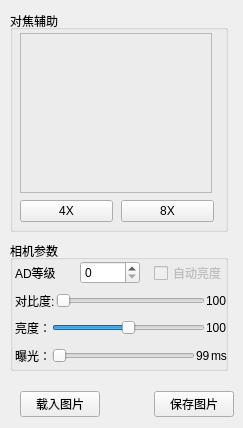
   <widget class="QWidget" name="tab_2">
    <attribute name="title">
     <string>图像</string>
    </attribute>
    <widget class="QGroupBox" name="groupBox_2">
     <property name="geometry">
      <rect>
       <x>10</x>
       <y>10</y>
       <width>218</width>
       <height>222</height>
      </rect>
     </property>
     <property name="minimumSize">
      <size>
       <width>0</width>
       <height>222</height>
      </size>
     </property>
     <property name="title">
      <string>对焦辅助</string>
     </property>
     <property name="alignment">
      <set>Qt::AlignLeading|Qt::AlignLeft|Qt::AlignVCenter</set>
     </property>
     <property name="flat">
      <bool>false</bool>
     </property>
     <property name="checkable">
      <bool>false</bool>
     </property>
     <widget class="QWidget" name="layoutWidget">
      <property name="geometry">
       <rect>
        <x>10</x>
        <y>20</y>
        <width>194</width>
        <height>195</height>
       </rect>
      </property>
      <layout class="QVBoxLayout" name="verticalLayout">
       <property name="spacing">
        <number>4</number>
       </property>
       <item>
        <widget class="QFrame" name="focusFrame">
         <property name="minimumSize">
          <size>
           <width>192</width>
           <height>160</height>
          </size>
         </property>
         <property name="maximumSize">
          <size>
           <width>192</width>
           <height>160</height>
          </size>
         </property>
         <property name="frameShape">
          <enum>QFrame::StyledPanel</enum>
         </property>
         <property name="frameShadow">
          <enum>QFrame::Raised</enum>
         </property>
        </widget>
       </item>
       <item>
        <layout class="QHBoxLayout" name="horizontalLayout_2">
         <property name="spacing">
          <number>8</number>
         </property>
         <item>
          <widget class="QPushButton" name="bt_4x">
           <property name="text">
            <string>4X</string>
           </property>
           <property name="checkable">
            <bool>true</bool>
           </property>
          </widget>
         </item>
         <item>
          <widget class="QPushButton" name="bt_8x">
           <property name="text">
            <string>8X</string>
           </property>
           <property name="checkable">
            <bool>true</bool>
           </property>
          </widget>
         </item>
        </layout>
       </item>
      </layout>
     </widget>
    </widget>
    <widget class="QGroupBox" name="groupBox_3">
     <property name="geometry">
      <rect>
       <x>10</x>
       <y>240</y>
       <width>218</width>
       <height>131</height>
      </rect>
     </property>
     <property name="minimumSize">
      <size>
       <width>218</width>
       <height>106</height>
      </size>
     </property>
     <property name="title">
      <string>相机参数</string>
     </property>
     <property name="alignment">
      <set>Qt::AlignLeading|Qt::AlignLeft|Qt::AlignVCenter</set>
     </property>
     <widget class="QWidget" name="layoutWidget">
      <property name="geometry">
       <rect>
        <x>5</x>
        <y>21</y>
        <width>212</width>
        <height>106</height>
       </rect>
      </property>
      <layout class="QVBoxLayout" name="verticalLayout_2">
       <property name="spacing">
        <number>4</number>
       </property>
       <item>
        <layout class="QHBoxLayout" name="horizontalLayout_3">
         <item>
          <widget class="QLabel" name="label">
           <property name="text">
            <string>AD等级</string>
           </property>
          </widget>
         </item>
         <item>
          <widget class="QSpinBox" name="sp_ADLevle">
           <property name="maximum">
            <number>3</number>
           </property>
          </widget>
         </item>
         <item>
          <spacer name="horizontalSpacer_2">
           <property name="orientation">
            <enum>Qt::Horizontal</enum>
           </property>
           <property name="sizeType">
            <enum>QSizePolicy::Minimum</enum>
           </property>
           <property name="sizeHint" stdset="0">
            <size>
             <width>10</width>
             <height>11</height>
            </size>
           </property>
          </spacer>
         </item>
         <item>
          <widget class="QCheckBox" name="checkBox_4">
           <property name="enabled">
            <bool>false</bool>
           </property>
           <property name="text">
            <string>自动亮度</string>
           </property>
          </widget>
         </item>
        </layout>
       </item>
       <item>
        <layout class="QHBoxLayout" name="horizontalLayout_5">
         <property name="spacing">
          <number>1</number>
         </property>
         <item>
          <widget class="QLabel" name="label_3">
           <property name="text">
            <string>对比度:</string>
           </property>
          </widget>
         </item>
         <item>
          <widget class="QSlider" name="sl_contrast">
           <property name="maximum">
            <number>123</number>
           </property>
           <property name="pageStep">
            <number>0</number>
           </property>
           <property name="orientation">
            <enum>Qt::Horizontal</enum>
           </property>
           <property name="invertedAppearance">
            <bool>false</bool>
           </property>
           <property name="invertedControls">
            <bool>false</bool>
           </property>
           <property name="tickPosition">
            <enum>QSlider::NoTicks</enum>
           </property>
           <property name="tickInterval">
            <number>0</number>
           </property>
          </widget>
         </item>
         <item>
          <widget class="QLabel" name="lb_contrast">
           <property name="minimumSize">
            <size>
             <width>21</width>
             <height>0</height>
            </size>
           </property>
           <property name="text">
            <string>100</string>
           </property>
          </widget>
         </item>
        </layout>
       </item>
       <item>
        <layout class="QHBoxLayout" name="horizontalLayout_4">
         <property name="spacing">
          <number>1</number>
         </property>
         <item>
          <widget class="QLabel" name="label_2">
           <property name="text">
            <string>亮度：</string>
           </property>
          </widget>
         </item>
         <item>
          <widget class="QSlider" name="sl_brightness">
           <property name="minimum">
            <number>-255</number>
           </property>
           <property name="maximum">
            <number>255</number>
           </property>
           <property name="pageStep">
            <number>0</number>
           </property>
           <property name="orientation">
            <enum>Qt::Horizontal</enum>
           </property>
          </widget>
         </item>
         <item>
          <widget class="QLabel" name="lb_brightness">
           <property name="minimumSize">
            <size>
             <width>21</width>
             <height>0</height>
            </size>
           </property>
           <property name="text">
            <string>100</string>
           </property>
          </widget>
         </item>
        </layout>
       </item>
       <item>
        <layout class="QHBoxLayout" name="horizontalLayout_6">
         <property name="spacing">
          <number>1</number>
         </property>
         <item>
          <widget class="QLabel" name="label_4">
           <property name="text">
            <string>曝光：</string>
           </property>
          </widget>
         </item>
         <item>
          <widget class="QSlider" name="sl_exposure">
           <property name="minimum">
            <number>1</number>
           </property>
           <property name="pageStep">
            <number>0</number>
           </property>
           <property name="orientation">
            <enum>Qt::Horizontal</enum>
           </property>
          </widget>
         </item>
         <item>
          <widget class="QLabel" name="lb_exposure">
           <property name="minimumSize">
            <size>
             <width>0</width>
             <height>0</height>
            </size>
           </property>
           <property name="text">
            <string>99</string>
           </property>
          </widget>
         </item>
         <item>
          <widget class="QLabel" name="label_5">
           <property name="text">
            <string>ms</string>
           </property>
          </widget>
         </item>
        </layout>
       </item>
      </layout>
     </widget>
    </widget>
    <widget class="QWidget" name="layoutWidget">
     <property name="geometry">
      <rect>
       <x>20</x>
       <y>390</y>
       <width>214</width>
       <height>29</height>
      </rect>
     </property>
     <layout class="QHBoxLayout" name="horizontalLayout_7">
      <item>
       <widget class="QPushButton" name="bt_loadImage">
        <property name="text">
         <string>载入图片</string>
        </property>
       </widget>
      </item>
      <item>
       <spacer name="horizontalSpacer_3">
        <property name="orientation">
         <enum>Qt::Horizontal</enum>
        </property>
        <property name="sizeHint" stdset="0">
         <size>
          <width>30</width>
          <height>20</height>
         </size>
        </property>
       </spacer>
      </item>
      <item>
       <widget class="QPushButton" name="bt_savePhoto">
        <property name="text">
         <string>保存图片</string>
        </property>
       </widget>
      </item>
     </layout>
    </widget>
   </widget>
